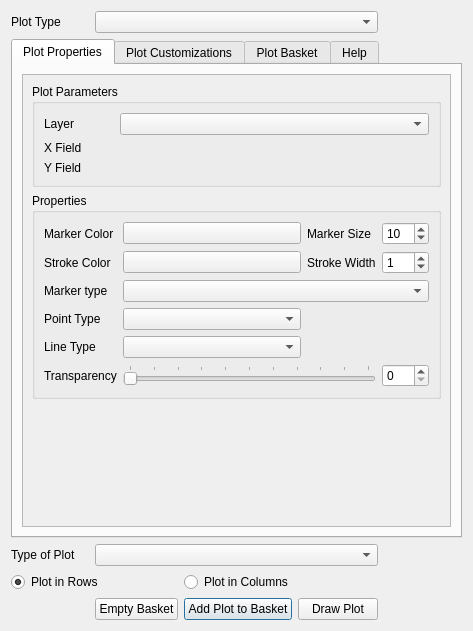
<?xml version="1.0" encoding="UTF-8"?>
<ui version="4.0">
 <class>DataPlotlyDialogBase</class>
 <widget class="QDialog" name="DataPlotlyDialogBase">
  <property name="geometry">
   <rect>
    <x>0</x>
    <y>0</y>
    <width>473</width>
    <height>631</height>
   </rect>
  </property>
  <property name="windowTitle">
   <string>Data Plotly</string>
  </property>
  <layout class="QGridLayout" name="gridLayout">
   <item row="0" column="0">
    <widget class="QLabel" name="label">
     <property name="text">
      <string>Plot Type</string>
     </property>
    </widget>
   </item>
   <item row="0" column="1" colspan="3">
    <widget class="QComboBox" name="plot_combo"/>
   </item>
   <item row="2" column="0">
    <widget class="QLabel" name="label_2">
     <property name="text">
      <string>Type of Plot</string>
     </property>
    </widget>
   </item>
   <item row="2" column="1" colspan="3">
    <widget class="QComboBox" name="subcombo"/>
   </item>
   <item row="3" column="0" colspan="2">
    <widget class="QRadioButton" name="radio_rows">
     <property name="text">
      <string>Plot in Rows</string>
     </property>
     <property name="checked">
      <bool>true</bool>
     </property>
    </widget>
   </item>
   <item row="3" column="2" colspan="2">
    <widget class="QRadioButton" name="radio_columns">
     <property name="text">
      <string>Plot in Columns</string>
     </property>
    </widget>
   </item>
   <item row="4" column="2">
    <widget class="QPushButton" name="draw_btn">
     <property name="text">
      <string>Add Plot to Basket</string>
     </property>
    </widget>
   </item>
   <item row="4" column="3">
    <widget class="QPushButton" name="addTrace_btn">
     <property name="text">
      <string>Draw Plot</string>
     </property>
    </widget>
   </item>
   <item row="4" column="1">
    <widget class="QPushButton" name="clear_btn">
     <property name="text">
      <string>Empty Basket</string>
     </property>
    </widget>
   </item>
   <item row="1" column="0" colspan="5">
    <widget class="QTabWidget" name="tab_property">
     <property name="sizePolicy">
      <sizepolicy hsizetype="Preferred" vsizetype="Preferred">
       <horstretch>0</horstretch>
       <verstretch>0</verstretch>
      </sizepolicy>
     </property>
     <property name="maximumSize">
      <size>
       <width>16777215</width>
       <height>16777215</height>
      </size>
     </property>
     <property name="currentIndex">
      <number>0</number>
     </property>
     <widget class="QWidget" name="prop_tab">
      <attribute name="title">
       <string>Plot Properties</string>
      </attribute>
      <layout class="QGridLayout" name="gridLayout_9">
       <item row="0" column="0">
        <widget class="QScrollArea" name="scrollArea">
         <property name="sizePolicy">
          <sizepolicy hsizetype="Preferred" vsizetype="Expanding">
           <horstretch>0</horstretch>
           <verstretch>0</verstretch>
          </sizepolicy>
         </property>
         <property name="maximumSize">
          <size>
           <width>16777215</width>
           <height>16777215</height>
          </size>
         </property>
         <property name="frameShape">
          <enum>QFrame::StyledPanel</enum>
         </property>
         <property name="horizontalScrollBarPolicy">
          <enum>Qt::ScrollBarAsNeeded</enum>
         </property>
         <property name="widgetResizable">
          <bool>true</bool>
         </property>
         <property name="alignment">
          <set>Qt::AlignLeading|Qt::AlignLeft|Qt::AlignVCenter</set>
         </property>
         <widget class="QWidget" name="scrollAreaWidgetContents">
          <property name="geometry">
           <rect>
            <x>0</x>
            <y>0</y>
            <width>431</width>
            <height>421</height>
           </rect>
          </property>
          <layout class="QGridLayout" name="gridLayout_3">
           <item row="1" column="0">
            <widget class="QgsCollapsibleGroupBox" name="mGroupBox_2">
             <property name="title">
              <string>Properties</string>
             </property>
             <layout class="QGridLayout" name="gridLayout_8">
              <item row="5" column="0">
               <widget class="QLabel" name="alpha_lab">
                <property name="text">
                 <string>Transparency</string>
                </property>
               </widget>
              </item>
              <item row="3" column="0">
               <widget class="QLabel" name="point_lab">
                <property name="text">
                 <string>Point Type</string>
                </property>
               </widget>
              </item>
              <item row="5" column="1" colspan="2">
               <widget class="QSlider" name="alpha_slid">
                <property name="maximum">
                 <number>100</number>
                </property>
                <property name="orientation">
                 <enum>Qt::Horizontal</enum>
                </property>
                <property name="tickPosition">
                 <enum>QSlider::TicksAbove</enum>
                </property>
               </widget>
              </item>
              <item row="0" column="0">
               <widget class="QLabel" name="in_color_lab">
                <property name="text">
                 <string>Marker Color</string>
                </property>
               </widget>
              </item>
              <item row="1" column="0">
               <widget class="QLabel" name="out_color_lab">
                <property name="text">
                 <string>Stroke Color</string>
                </property>
               </widget>
              </item>
              <item row="0" column="1">
               <widget class="QgsColorButton" name="in_color_combo">
                <property name="sizePolicy">
                 <sizepolicy hsizetype="Expanding" vsizetype="Fixed">
                  <horstretch>0</horstretch>
                  <verstretch>0</verstretch>
                 </sizepolicy>
                </property>
               </widget>
              </item>
              <item row="5" column="3">
               <widget class="QSpinBox" name="alpha_num">
                <property name="maximum">
                 <number>100</number>
                </property>
               </widget>
              </item>
              <item row="1" column="1">
               <widget class="QgsColorButton" name="out_color_combo">
                <property name="sizePolicy">
                 <sizepolicy hsizetype="Expanding" vsizetype="Fixed">
                  <horstretch>0</horstretch>
                  <verstretch>0</verstretch>
                 </sizepolicy>
                </property>
               </widget>
              </item>
              <item row="0" column="2">
               <widget class="QLabel" name="marker_size_lab">
                <property name="text">
                 <string>Marker Size</string>
                </property>
               </widget>
              </item>
              <item row="2" column="0">
               <widget class="QLabel" name="marker_type_lab">
                <property name="text">
                 <string>Marker type</string>
                </property>
               </widget>
              </item>
              <item row="1" column="2">
               <widget class="QLabel" name="marker_width_lab">
                <property name="text">
                 <string>Stroke Width</string>
                </property>
               </widget>
              </item>
              <item row="1" column="3">
               <widget class="QSpinBox" name="marker_width">
                <property name="sizePolicy">
                 <sizepolicy hsizetype="Maximum" vsizetype="Fixed">
                  <horstretch>0</horstretch>
                  <verstretch>0</verstretch>
                 </sizepolicy>
                </property>
                <property name="maximum">
                 <number>100</number>
                </property>
                <property name="value">
                 <number>1</number>
                </property>
               </widget>
              </item>
              <item row="0" column="3">
               <widget class="QSpinBox" name="marker_size">
                <property name="sizePolicy">
                 <sizepolicy hsizetype="Fixed" vsizetype="Fixed">
                  <horstretch>0</horstretch>
                  <verstretch>0</verstretch>
                 </sizepolicy>
                </property>
                <property name="maximum">
                 <number>100</number>
                </property>
                <property name="value">
                 <number>10</number>
                </property>
               </widget>
              </item>
              <item row="3" column="1">
               <widget class="QComboBox" name="point_combo"/>
              </item>
              <item row="2" column="1" colspan="3">
               <widget class="QComboBox" name="marker_type_combo"/>
              </item>
              <item row="4" column="0">
               <widget class="QLabel" name="line_lab">
                <property name="text">
                 <string>Line Type</string>
                </property>
               </widget>
              </item>
              <item row="4" column="1">
               <widget class="QComboBox" name="line_combo"/>
              </item>
             </layout>
             <zorder>out_color_lab</zorder>
             <zorder>marker_width</zorder>
             <zorder>marker_type_lab</zorder>
             <zorder>marker_width_lab</zorder>
             <zorder>alpha_num</zorder>
             <zorder>alpha_slid</zorder>
             <zorder>in_color_lab</zorder>
             <zorder>out_color_combo</zorder>
             <zorder>marker_size</zorder>
             <zorder>in_color_combo</zorder>
             <zorder>marker_size_lab</zorder>
             <zorder>alpha_lab</zorder>
             <zorder>marker_type_combo</zorder>
             <zorder>point_lab</zorder>
             <zorder>point_combo</zorder>
             <zorder>line_lab</zorder>
             <zorder>line_combo</zorder>
            </widget>
           </item>
           <item row="2" column="0">
            <spacer name="verticalSpacer">
             <property name="orientation">
              <enum>Qt::Vertical</enum>
             </property>
             <property name="sizeHint" stdset="0">
              <size>
               <width>20</width>
               <height>40</height>
              </size>
             </property>
            </spacer>
           </item>
           <item row="0" column="0">
            <widget class="QgsCollapsibleGroupBox" name="mGroupBox">
             <property name="title">
              <string>Plot Parameters</string>
             </property>
             <layout class="QGridLayout" name="gridLayout_4">
              <item row="0" column="0">
               <widget class="QLabel" name="layer_label">
                <property name="text">
                 <string>Layer</string>
                </property>
               </widget>
              </item>
              <item row="0" column="1">
               <widget class="QgsMapLayerComboBox" name="layer_combo">
                <property name="sizePolicy">
                 <sizepolicy hsizetype="Preferred" vsizetype="Maximum">
                  <horstretch>0</horstretch>
                  <verstretch>0</verstretch>
                 </sizepolicy>
                </property>
               </widget>
              </item>
              <item row="1" column="0">
               <widget class="QLabel" name="x_label">
                <property name="sizePolicy">
                 <sizepolicy hsizetype="Expanding" vsizetype="Preferred">
                  <horstretch>0</horstretch>
                  <verstretch>0</verstretch>
                 </sizepolicy>
                </property>
                <property name="minimumSize">
                 <size>
                  <width>20</width>
                  <height>0</height>
                 </size>
                </property>
                <property name="maximumSize">
                 <size>
                  <width>70</width>
                  <height>16777215</height>
                 </size>
                </property>
                <property name="text">
                 <string>X Field</string>
                </property>
               </widget>
              </item>
              <item row="1" column="1">
               <widget class="QgsFieldExpressionWidget" name="x_combo" native="true">
                <property name="sizePolicy">
                 <sizepolicy hsizetype="Preferred" vsizetype="Maximum">
                  <horstretch>0</horstretch>
                  <verstretch>0</verstretch>
                 </sizepolicy>
                </property>
               </widget>
              </item>
              <item row="2" column="0">
               <widget class="QLabel" name="y_label">
                <property name="text">
                 <string>Y Field</string>
                </property>
               </widget>
              </item>
              <item row="2" column="1">
               <widget class="QgsFieldExpressionWidget" name="y_combo" native="true">
                <property name="sizePolicy">
                 <sizepolicy hsizetype="Preferred" vsizetype="Maximum">
                  <horstretch>0</horstretch>
                  <verstretch>0</verstretch>
                 </sizepolicy>
                </property>
               </widget>
              </item>
             </layout>
            </widget>
           </item>
          </layout>
          <zorder>mGroupBox</zorder>
          <zorder>mGroupBox_2</zorder>
          <zorder>verticalSpacer</zorder>
         </widget>
        </widget>
       </item>
      </layout>
     </widget>
     <widget class="QWidget" name="custom_tab">
      <attribute name="title">
       <string>Plot Customizations</string>
      </attribute>
      <layout class="QGridLayout" name="gridLayout_2">
       <item row="0" column="1">
        <widget class="QScrollArea" name="scrollArea_2">
         <property name="widgetResizable">
          <bool>true</bool>
         </property>
         <widget class="QWidget" name="scrollAreaWidgetContents_2">
          <property name="geometry">
           <rect>
            <x>0</x>
            <y>0</y>
            <width>276</width>
            <height>373</height>
           </rect>
          </property>
          <layout class="QGridLayout" name="gridLayout_5">
           <item row="3" column="1" colspan="3">
            <widget class="QLineEdit" name="x_axis_title"/>
           </item>
           <item row="7" column="0">
            <widget class="QLabel" name="bar_mode_lab">
             <property name="text">
              <string>Bar Mode</string>
             </property>
            </widget>
           </item>
           <item row="1" column="1" colspan="3">
            <widget class="QLineEdit" name="plot_title_line"/>
           </item>
           <item row="7" column="1" colspan="3">
            <widget class="QComboBox" name="bar_mode_combo"/>
           </item>
           <item row="0" column="0">
            <widget class="QCheckBox" name="show_legend_check">
             <property name="text">
              <string>Show Legend</string>
             </property>
             <property name="checked">
              <bool>true</bool>
             </property>
            </widget>
           </item>
           <item row="4" column="1" rowspan="2" colspan="3">
            <widget class="QLineEdit" name="y_axis_title"/>
           </item>
           <item row="11" column="0" colspan="4">
            <spacer name="verticalSpacer_2">
             <property name="orientation">
              <enum>Qt::Vertical</enum>
             </property>
             <property name="sizeHint" stdset="0">
              <size>
               <width>255</width>
               <height>222</height>
              </size>
             </property>
            </spacer>
           </item>
           <item row="6" column="0">
            <widget class="QLabel" name="orientation_label">
             <property name="text">
              <string>Bar orientation</string>
             </property>
            </widget>
           </item>
           <item row="6" column="1" colspan="3">
            <widget class="QComboBox" name="orientation_combo"/>
           </item>
           <item row="9" column="0">
            <widget class="QLabel" name="box_statistic_label">
             <property name="text">
              <string>Show Statistics</string>
             </property>
            </widget>
           </item>
           <item row="9" column="1" colspan="3">
            <widget class="QComboBox" name="box_statistic_combo"/>
           </item>
           <item row="1" column="0">
            <widget class="QLabel" name="plot_title_lab">
             <property name="text">
              <string>Plot Title</string>
             </property>
            </widget>
           </item>
           <item row="3" column="0">
            <widget class="QLabel" name="x_axis_label">
             <property name="text">
              <string>X Label</string>
             </property>
            </widget>
           </item>
           <item row="4" column="0" rowspan="2">
            <widget class="QLabel" name="y_axis_label">
             <property name="text">
              <string>Y Label</string>
             </property>
            </widget>
           </item>
           <item row="10" column="0">
            <widget class="QLabel" name="outliers_label">
             <property name="text">
              <string>Outliers</string>
             </property>
            </widget>
           </item>
           <item row="10" column="1" colspan="3">
            <widget class="QComboBox" name="outliers_combo"/>
           </item>
           <item row="2" column="0">
            <widget class="QLabel" name="bar_legend_label">
             <property name="text">
              <string>Field Name</string>
             </property>
            </widget>
           </item>
           <item row="2" column="1" colspan="3">
            <widget class="QLineEdit" name="bar_legend_title"/>
           </item>
           <item row="0" column="3">
            <widget class="QCheckBox" name="range_slider_combo">
             <property name="text">
              <string>Show RangeSlider</string>
             </property>
            </widget>
           </item>
           <item row="8" column="0">
            <widget class="QLabel" name="hist_norm_label">
             <property name="text">
              <string>Normalization</string>
             </property>
            </widget>
           </item>
           <item row="8" column="1" colspan="3">
            <widget class="QComboBox" name="hist_norm_combo"/>
           </item>
          </layout>
         </widget>
        </widget>
       </item>
      </layout>
     </widget>
     <widget class="QWidget" name="plot_tab">
      <attribute name="title">
       <string>Plot Basket</string>
      </attribute>
      <layout class="QGridLayout" name="gridLayout_6">
       <item row="2" column="0">
        <spacer name="verticalSpacer_3">
         <property name="orientation">
          <enum>Qt::Vertical</enum>
         </property>
         <property name="sizeHint" stdset="0">
          <size>
           <width>20</width>
           <height>188</height>
          </size>
         </property>
        </spacer>
       </item>
       <item row="0" column="0">
        <widget class="QTableWidget" name="traceTable">
         <property name="enabled">
          <bool>true</bool>
         </property>
         <property name="editTriggers">
          <set>QAbstractItemView::NoEditTriggers</set>
         </property>
         <column>
          <property name="text">
           <string>Trace ID</string>
          </property>
         </column>
         <column>
          <property name="text">
           <string>Plot Type</string>
          </property>
         </column>
         <column>
          <property name="text">
           <string>X</string>
          </property>
         </column>
         <column>
          <property name="text">
           <string>Y</string>
          </property>
         </column>
        </widget>
       </item>
       <item row="1" column="0">
        <widget class="QPushButton" name="remove_button">
         <property name="text">
          <string>Remove Single Plot From List</string>
         </property>
        </widget>
       </item>
      </layout>
     </widget>
     <widget class="QWidget" name="tab">
      <attribute name="title">
       <string>Help</string>
      </attribute>
     </widget>
    </widget>
   </item>
  </layout>
 </widget>
 <customwidgets>
  <customwidget>
   <class>QgsCollapsibleGroupBox</class>
   <extends>QGroupBox</extends>
   <header>qgis.gui.h</header>
   <container>1</container>
  </customwidget>
  <customwidget>
   <class>QgsColorButton</class>
   <extends>QPushButton</extends>
   <header>qgis.gui</header>
   <container>1</container>
  </customwidget>
  <customwidget>
   <class>QgsFieldExpressionWidget</class>
   <extends>QWidget</extends>
   <header>qgis.gui</header>
  </customwidget>
  <customwidget>
   <class>QgsMapLayerComboBox</class>
   <extends>QComboBox</extends>
   <header>qgis.gui</header>
  </customwidget>
 </customwidgets>
 <resources/>
 <connections>
  <connection>
   <sender>alpha_slid</sender>
   <signal>valueChanged(int)</signal>
   <receiver>alpha_num</receiver>
   <slot>setValue(int)</slot>
   <hints>
    <hint type="sourcelabel">
     <x>197</x>
     <y>394</y>
    </hint>
    <hint type="destinationlabel">
     <x>286</x>
     <y>394</y>
    </hint>
   </hints>
  </connection>
  <connection>
   <sender>alpha_num</sender>
   <signal>valueChanged(int)</signal>
   <receiver>alpha_slid</receiver>
   <slot>setValue(int)</slot>
   <hints>
    <hint type="sourcelabel">
     <x>298</x>
     <y>401</y>
    </hint>
    <hint type="destinationlabel">
     <x>272</x>
     <y>401</y>
    </hint>
   </hints>
  </connection>
  <connection>
   <sender>layer_combo</sender>
   <signal>layerChanged(QgsMapLayer*)</signal>
   <receiver>x_combo</receiver>
   <slot>setLayer(QgsMapLayer*)</slot>
   <hints>
    <hint type="sourcelabel">
     <x>207</x>
     <y>145</y>
    </hint>
    <hint type="destinationlabel">
     <x>222</x>
     <y>167</y>
    </hint>
   </hints>
  </connection>
  <connection>
   <sender>layer_combo</sender>
   <signal>layerChanged(QgsMapLayer*)</signal>
   <receiver>y_combo</receiver>
   <slot>setLayer(QgsMapLayer*)</slot>
   <hints>
    <hint type="sourcelabel">
     <x>247</x>
     <y>139</y>
    </hint>
    <hint type="destinationlabel">
     <x>260</x>
     <y>209</y>
    </hint>
   </hints>
  </connection>
  <connection>
   <sender>x_combo</sender>
   <signal>fieldChanged(QString)</signal>
   <receiver>x_axis_title</receiver>
   <slot>setText(QString)</slot>
   <hints>
    <hint type="sourcelabel">
     <x>224</x>
     <y>178</y>
    </hint>
    <hint type="destinationlabel">
     <x>239</x>
     <y>172</y>
    </hint>
   </hints>
  </connection>
  <connection>
   <sender>y_combo</sender>
   <signal>fieldChanged(QString)</signal>
   <receiver>y_axis_title</receiver>
   <slot>setText(QString)</slot>
   <hints>
    <hint type="sourcelabel">
     <x>224</x>
     <y>218</y>
    </hint>
    <hint type="destinationlabel">
     <x>239</x>
     <y>205</y>
    </hint>
   </hints>
  </connection>
  <connection>
   <sender>y_combo</sender>
   <signal>fieldChanged(QString)</signal>
   <receiver>bar_legend_title</receiver>
   <slot>setText(QString)</slot>
   <hints>
    <hint type="sourcelabel">
     <x>224</x>
     <y>218</y>
    </hint>
    <hint type="destinationlabel">
     <x>239</x>
     <y>172</y>
    </hint>
   </hints>
  </connection>
 </connections>
</ui>
